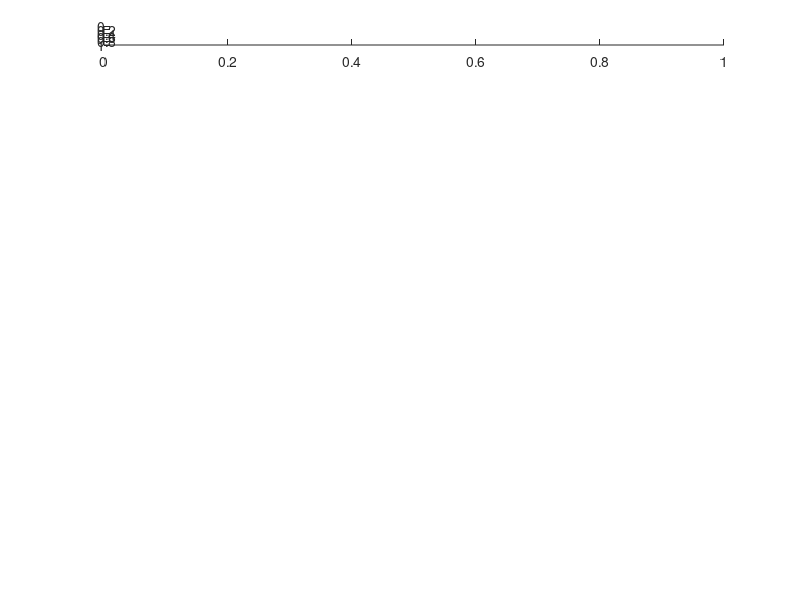

Source code (MATLAB): (Note: this script raises an error after producing the figure.)
close all; clear all;
%% Simulation Parameters 
SNR = -5:20;           % Sweep Signal to Noise Ratio in dBs
D   = 0.25:0.1:0.75;  % Sweep DC offset values (assuming different antenna have different DC offset values)
N   = 512;            % Number of time domain samples
fs  = 4000;           % Sampling frequency in Hz(assuming 4Khz similar to what testData.txt contains)
f   = 400;            % Signal frequency in Hz(assuming 1Khz similar to what testData.txt contains)
% Different scenarios to simulate theEffect of NOISE & DC OFFSET on using two complex sample to estimate the frequency
testCase = ["NoAvg with DC", "NoAvg without DC Offset" "MovingAvg with DC" "MovingAvg without DC Offset"]; 
%% For Spectral Analysis
Nfft= N;               % FFT Size
dt  = 1/fs;
t   = (0:Nfft-1)*dt ;  % time span in sec
df  = 1/(Nfft*dt);     % bin size in Hz
bins= (0:Nfft-1)*df;   % freq span
%% 
n   = 0:N-1;
windowSize = 2;  % For Noise smoothning Adjust the window size as needed 

for plt=1:length(testCase)
    figure(1)
    subplot(length(testCase),1,plt)
    for snrIdx= 1: length(SNR)
        for dc_idx= 1: length(D)
            y =awgn(exp(1j*2*pi*f*n/fs), SNR(snrIdx), 'measured') + D(dc_idx);
            %scatterplot(y)
            %stem(bins,(abs(fft(y,Nfft))/Nfft))
            DC_off = abs(mean(y));  % DC Offset Estimation
            switch testCase(plt)
                case 'NoAvg with DC'
                    phaseDiff    = angle(y(2:end)) - angle(y(1:end-1));
                case 'NoAvg without DC Offset'
                    phaseDiff    = angle(y(2:end)-DC_off) - angle(y(1:end-1)-DC_off);  % Remove the estimated DC offset from 'y'
                case 'MovingAvg with DC'
                    ySmooth      = movmean(y, windowSize);   % Noise smoothning using Moving Average Filter    
                    phaseDiff    = angle(ySmooth(2:end)) - angle(ySmooth(1:end-1));
                case 'MovingAvg without DC Offset' 
                    ySmooth      = movmean(y, windowSize);  % Noise smoothning using Moving Average Filter
                    phaseDiff    = angle(ySmooth(2:end)-DC_off) - angle(ySmooth(1:end-1)-DC_off);  % Remove the estimated DC offset from smoothen signal
                otherwise
                    disp('other value')
            end

            negative_idx = phaseDiff < 0;
            phaseDiff(negative_idx) = phaseDiff(negative_idx) +2*pi;
            estimatedFrequency(snrIdx,dc_idx) = mean((phaseDiff .* fs) /(2* pi));
            %X = sprintf('DC_off: %d Frequency Estimate: %d Hz\n',DC_off, estimatedFrequency);
            %disp(X)
        end
    end

    % plot estimated Frequency for different SNR & antenna (here DC offset)
    for dc_idx= 1: length(D)
        plot(SNR, estimatedFrequency(:,dc_idx))
        legendInfo{dc_idx} = ['DC Offset ' num2str(D(dc_idx))];
        hold on
    end
    % plot original Frequency
    plot(SNR, ones(length(SNR),1)*f)

    legendInfo{length(D)+1} = ['Original Freq ' num2str(f)];
    hold off;
    % Add the legend with all entries
    if (plt==1)
        legend(legendInfo)
    end
    title(sprintf("Case: %s",testCase(plt))) 
        ylim([300 2100])
    xlabel('SNR'); ylabel('FreqEst(in Hz)')
end






